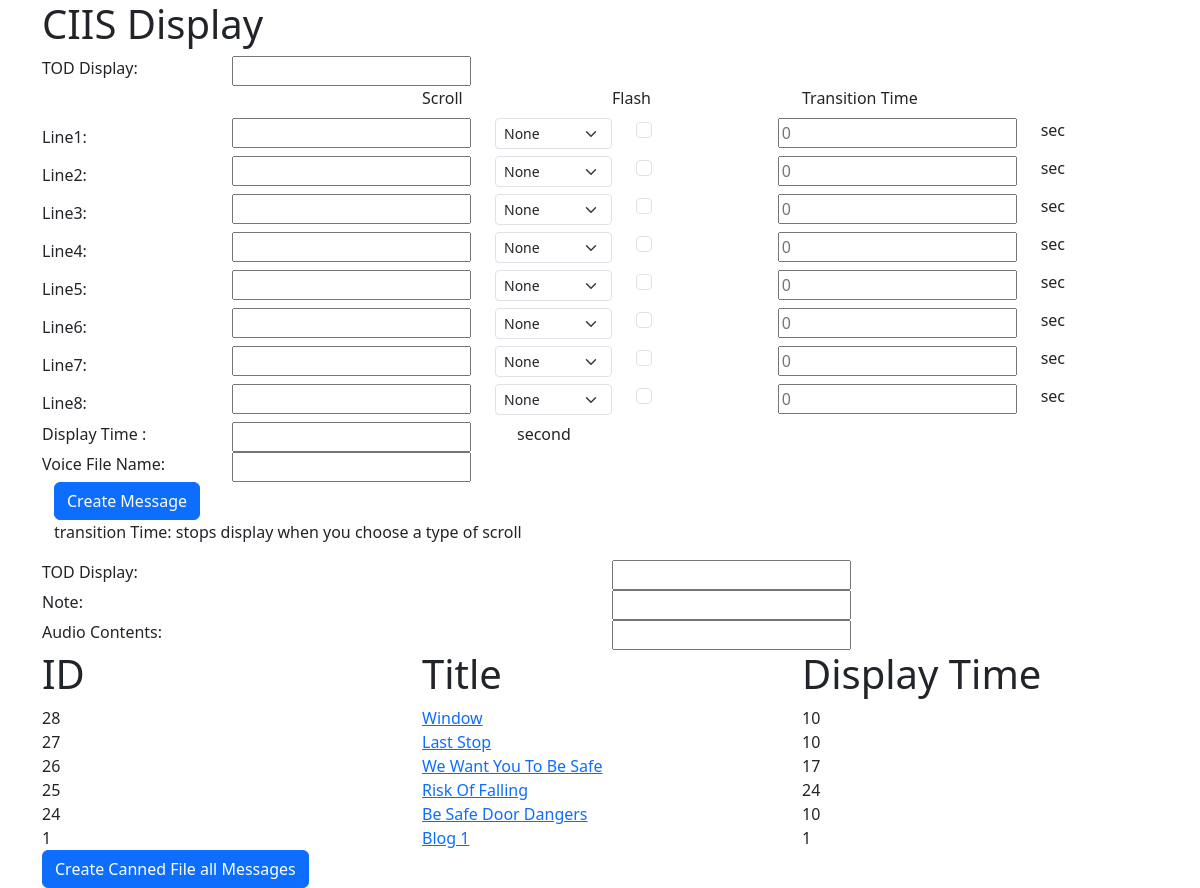
The page / on the database its author committed.
### UI/models.py (models this page shows, shortened)
class Message(models.Model):
	title= models.CharField(max_length=20)
	line1 = models.TextField(max_length=17, null=True, blank=True)
	line2 = models.TextField(max_length=17, null=True, blank=True)
	line3 = models.TextField(max_length=17, null=True, blank=True)
	line4 = models.TextField(max_length=17, null=True, blank=True)
	line5 = models.TextField(max_length=17, null=True, blank=True)
	line6 = models.TextField(max_length=17, null=True, blank=True)
	line7 = models.TextField(max_length=17, null=True, blank=True)
	line8 = models.TextField(max_length=17, null=True, blank=True)
	line9 = models.TextField(max_length=17, null=True, blank=True)
	line10 = models.TextField(max_length=17, null=True, blank=True)
	transition_time1 = models.IntegerField(default=2)
	transition_time2 = models.IntegerField(default=2)
	transition_time3 = models.IntegerField(default=2)
	transition_time4 = models.IntegerField(default=2)
	transition_time5 = models.IntegerField(default=2)
	transition_time6 = models.IntegerField(default=2)
	transition_time7 = models.IntegerField(default=2)
	transition_time8 = models.IntegerField(default=2)
	transition_time9 = models.IntegerField(default=2)
	transition_time10 = models.IntegerField(default=2)
	scroll1= models.CharField(max_length=20, default='None', null=True)
	scroll2= models.CharField(max_length=20, default='None', null=True)
	scroll3= models.CharField(max_length=20, default='None', null=True)
	scroll4= models.CharField(max_length=20, default='None', null=True)
	scroll5= models.CharField(max_length=20, default='None', null=True)
	scroll6= models.CharField(max_length=20, default='None', null=True)
	scroll7= models.CharField(max_length=20, default='None', null=True)
	scroll8= models.CharField(max_length=20, default='None', null=True)
	scroll9= models.CharField(max_length=20, default='None', null=True)
	scroll10= models.CharField(max_length=20, default='None', null=True)
	flash1 = models.BooleanField(default=False)
	flash2 = models.BooleanField(default=False)
	flash3 = models.BooleanField(default=False)
	flash4 = models.BooleanField(default=False)
	flash5 = models.BooleanField(default=False)
	flash6 = models.BooleanField(default=False)
	flash7 = models.BooleanField(default=False)
	flash8 = models.BooleanField(default=False)
	flash9 = models.BooleanField(default=False)
	flash10 = models.BooleanField(default=False)
	display_time = models.IntegerField()
	voice_file_name = models.TextField(null=False, default='V500903')
	date_posted = models.DateTimeField(default=timezone.now)

### UI/views.py (the view)
# urls.py: path('', MessageListView.as_view(), name='main-home'),
class MessageListView(ListView):
	model = Message
	template_name = 'UI/UI.html'
	context_object_name = 'message'
	ordering = ['-id']

### UI/templates/UI/UI.html (shortened to what this page needs)
<!DOCTYPE html>
<html>
<head>
	<link href="https://cdn.jsdelivr.net/npm/bootstrap@5.3.0/dist/css/bootstrap.min.css" rel="stylesheet">
</head>
<body>
	<div class="container">
		<h1> CIIS Display </h1>
		<form method="post" action="{% url 'create_message' %}">
			<div class="row">
				<div class="col-sm-2">
				<label>TOD Display:</label>
				</div>
				<div class="col">
				<input class="input-lg" type="text" name='title'> </input>
				</div>
			</div>
			<div class="row">
				<div class="col-2">
					<div class="form-label">
					</div>
				</div>
				<div class="col-sm-2">
				</div>
				<div class="col-sm-2">
					<label>Scroll</label>
				</div>
				<div class="col-sm-2">
					<label>Flash</label>
				</div>
				<div class="col-sm-3">
					<label>Transition Time</label>
				</div>
			</div>
			<div class="row">
				<div class="col-2">
				<label class="col-sm-1 col-form-label">Line1: </label>
				</div>
				<div class="col-lg">
					<input type="text" name="line1" maxlenth="17"> </input>
				</div>
				<div class="col-sm">
					<select name="scroll1" class="form-select form-select-sm" aria-label="Default select">
							<option Selected>None </option>
						</select>
				</div>
				<div class="col-sm">
					<input class="form-check-input" type="checkbox" name="flash1" value="1" >
				</div>
				<div class="col-sm">
					<input type="number" name="transition_time1" placeholder="0"></input>
				</div>
				<div class="col-sm">
					<label >sec</label>
				</div>
			</div>
			<div class="row">
				<div class="col-2">
				<label class="col-sm-1 col-form-label">Line2: </label>
				</div>
				<div class="col-lg">
					<input type="text" name="line2" maxlenth="17"> </input>
				</div>
				<div class="col-sm">
					<select name="scroll2" class="form-select form-select-sm" aria-label="Default select">
							<option Selected>None </option>
						</select>
				</div>
				<div class="col-sm">
					<input class="form-check-input" type="checkbox" name="flash2" value="1" >
				</div>
				<div class="col-sm">
					<input type="number" name="transition_time2" placeholder="0"></input>
				</div>
				<div class="col-sm">
					<label >sec</label>
				</div>
			</div>
			<div class="row">
				<div class="col-2">
				<label class="col-sm-1 col-form-label">Line3: </label>
				</div>
				<div class="col-lg">
					<input type="text" name="line3" maxlenth="17"> </input>
				</div>
				<div class="col-sm">
					<select name="scroll3" class="form-select form-select-sm" aria-label="Default select">
							<option Selected>None </option>
						</select>
				</div>
				<div class="col-sm">
					<input class="form-check-input" type="checkbox" name="flash3" value="1" >
				</div>
				<div class="col-sm">
					<input type="number" name="transition_time3" placeholder="0"></input>
				</div>
				<div class="col-sm">
					<label >sec</label>
				</div>
			</div>
			<div class="row">
				<div class="col-2">
				<label class="col-sm-1 col-form-label">Line4: </label>
				</div>
				<div class="col-lg">
					<input type="text" name="line4" maxlenth="17"> </input>
				</div>
				<div class="col-sm">
					<select name="scroll4" class="form-select form-select-sm" aria-label="Default select">
							<option Selected>None </option>
						</select>
				</div>
				<div class="col-sm">
					<input class="form-check-input" type="checkbox" name="flash4" value="1" >
				</div>
				<div class="col-sm">
					<input type="number" name="transition_time4" placeholder="0"></input>
				</div>
				<div class="col-sm">
					<label >sec</label>
				</div>
			</div>
			<div class="row">
				<div class="col-2">
				<label class="col-sm-1 col-form-label">Line5: </label>
				</div>
				<div class="col-lg">
					<input type="text" name="line5" maxlenth="17"> </input>
				</div>
				<div class="col-sm">
					<select name="scroll5" class="form-select form-select-sm" aria-label="Default select">
							<option Selected>None </option>
						</select>
				</div>
				<div class="col-sm">
					<input class="form-check-input" type="checkbox" name="flash5" value="1" >
				</div>
				<div class="col-sm">
					<input type="number" name="transition_time5" placeholder="0"></input>
				</div>
				<div class="col-sm">
					<label >sec</label>
				</div>
			</div>
			<div class="row">
				<div class="col-2">
				<label class="col-sm-1 col-form-label">Line6: </label>
				</div>
				<div class="col-lg">
					<input type="text" name="line6" maxlenth="17"> </input>
				</div>
				<div class="col-sm">
					<select name="scroll6" class="form-select form-select-sm" aria-label="Default select">
							<option Selected>None </option>
						</select>
				</div>
				<div class="col-sm">
					<input class="form-check-input" type="checkbox" name="flash6" value="1" >
				</div>
				<div class="col-sm">
					<input type="number" name="transition_time6" placeholder="0"></input>
				</div>
				<div class="col-sm">
					<label >sec</label>
				</div>
			</div>
			<div class="row">
				<div class="col-2">
				<label class="col-sm-1 col-form-label">Line7: </label>
				</div>
				<div class="col-lg">
					<input type="text" name="line7" maxlenth="17"> </input>
				</div>
				<div class="col-sm">
					<select name="scroll7" class="form-select form-select-sm" aria-label="Default select">
							<option Selected>None </option>
						</select>
				</div>
				<div class="col-sm">
					<input class="form-check-input" type="checkbox" name="flash7" value="1" >
				</div>
				<div class="col-sm">
					<input type="number" name="transition_time7" placeholder="0"></input>
				</div>
				<div class="col-sm">
					<label >sec</label>
				</div>
			</div><div class="row">
				<div class="col-2">
				<label class="col-sm-1 col-form-label">Line8: </label>
				</div>
				<div class="col-lg">
					<input type="text" name="line8" maxlenth="17"> </input>
				</div>
				<div class="col-sm">
					<select name="scroll8" class="form-select form-select-sm" aria-label="Default select">
							<option Selected>None </option>
						</select>
				</div>
				<div class="col-sm">
					<input class="form-check-input" type="checkbox" name="flash8" value="1" >
				</div>
				<div class="col-sm">
					<input type="number" name="transition_time8" placeholder="0"></input>
				</div>
				<div class="col-sm">
					<label >sec</label>
				</div>
			</div>
			<div class="row">
				<div class="col-2">
				<label>Display Time :</label>
				</div>
				<div class="col-3">
				<input class="input-lg" type="number" name="display_time"> </input>
				</div>
				<div class="col">
				<label>second</label>
				</div>
			</div>
			<div class="row">
				<div class="col-2">
				<label>Voice File Name: </label>
				</div>
				<div class="col">
				<input class="input-lg"> </input>
				</div>
			</div>
			<div class="container">
			<button type="submit" class="btn btn-primary">Create Message</button>
			</div>
		</form>
		<div class="container">
		<p>transition Time: stops display when you choose a type of scroll</p>
		</div>
	</div>
		<div class="container">
			<div class="row">
				<div class="col">
				<label>TOD Display:</label>
				</div>
				<div class="col">
				<input class="input-lg"> </input>
				</div>
			</div>
			<div class="row">
				<div class="col">
				<label>Note:  </label>
				</div>
				<div class="col">
				<input class="input-lg"> </input>
				</div>
			</div>
			<div class="row">
				<div class="col">
				<label>Audio Contents: </label>
				</div>
				<div class="col">
				<input class="input-lg"> </input>
				</div>
			</div>
		</div>
	<div class="container">
		<div class="row">
			<div class="col">
				<h1>ID</h1>
			</div>
			<div class="col">
				<h1>Title</h1>
			</div>
			<div class="col">
				<h1>Display Time</h1>
			</div>
		</div>
	</div>
		<div class="container">
			{% for msg in message %}
			<div class="row">
				<div class="col">
					{{msg.id}}
				</div>
				<div class="col">
				<a class="article-title" href="{% url 'message-detail' msg.id %}">{{ msg.title }}</a>
				</div>
				<div class="col">
					{{msg.display_time}}
				</div>
			</div>
			{% endfor %}
		</div>
	<div class="container">
			<a class="btn btn-primary" href="{% url 'canned_text' %}">Create Canned File all Messages</a>
	</div>
</body>
</html>

### rows shown on the page
Message: id "28", title "Window", display_time "10"
Message: id "27", title "Last Stop", display_time "10"
Message: id "26", title "We Want You To Be Safe", display_time "17"
Message: id "25", title "Risk Of Falling", display_time "24"
Message: id "24", title "Be Safe Door Dangers", display_time "10"
Message: id "1", title "Blog 1", display_time "1"
